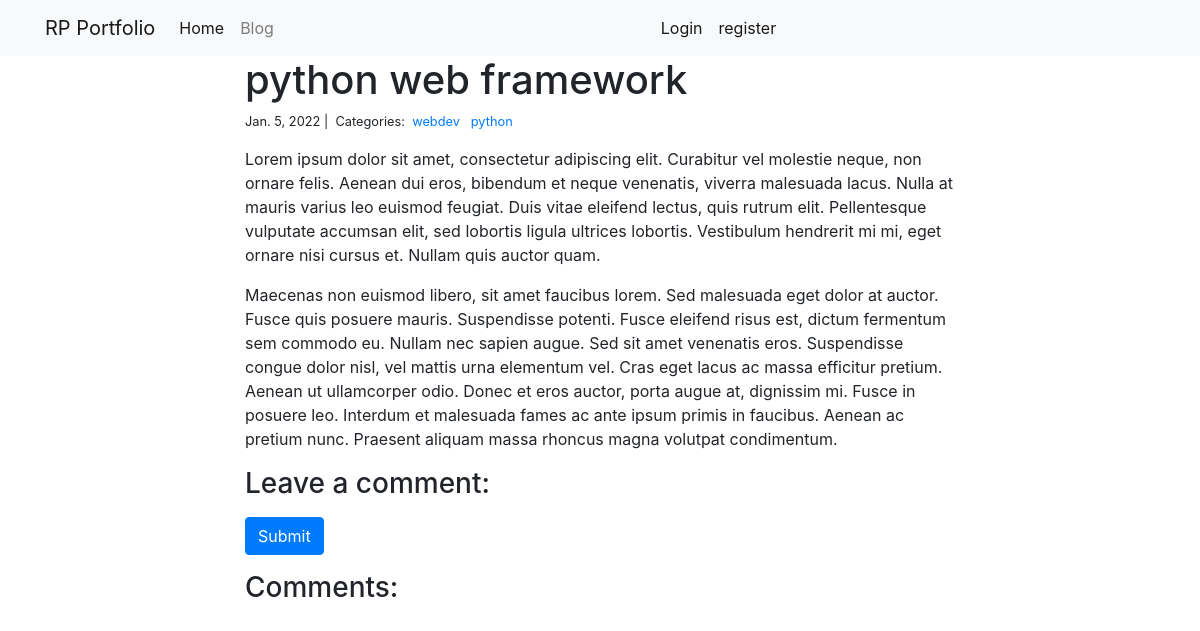
Page /blog/1/ on the committed database.
### blog/models.py (models this page shows)
class Post(models.Model):
    title = models.CharField(max_length=255)
    body = models.TextField()
    created_on = models.DateTimeField(auto_now_add=True)
    last_modified = models.DateTimeField(auto_now=True)
    categories = models.ManyToManyField('Category', related_name='posts')

class Category(models.Model):
    name = models.CharField(max_length=20)

### blog/views.py (the view, shortened to what this page needs)
# urls.py: path("<int:pk>/", views.blog_detail, name="blog_detail"),
def blog_detail(request, pk):
    post = Post.objects.get(pk=pk)
    form = CommentForm()
    comments = Comment.objects.filter(post=post)
    context = {
        "post": post,
        "comments": comments,
    }
    return render(request, "blog_detail.html", context)

### blog/templates/blog_detail.html (shortened to what this page needs)
{% extends "base.html" %}
{% block page_content %}
<div class="col-md-8 offset-md-2">
    <h1>{{ post.title }}</h1>
    <small>
        {{ post.created_on.date }} |&nbsp;
        Categories:&nbsp;
        {% for category in post.categories.all %}
        <a href="{% url 'blog_category' category.name %}">
            {{ category.name }}
        </a>&nbsp;
        {% endfor %}
    </small>
    <p>{{ post.body | linebreaks }}</p>
    <h3>Leave a comment:</h3>
    <form action="/blog/{{ post.pk }}/" method="post">
        <button type="submit" class="btn btn-primary">Submit</button>
    </form>
    <h3>Comments:</h3>
</div>
{% endblock %}

### rows in the picture
Post: title "python web framework", created_on "Jan. 5, 2022", body "Lorem ipsum dolor sit amet, consectetur adipiscing elit. Curabitur vel molestie neque, non ornare felis. Aenean dui eros, bibendum et neque venenatis, viverra malesuada lacus. Nulla at mauris varius leo euismod feugiat. Duis vitae eleifend lectus, quis rutrum elit. Pellentesque vulputate accumsan elit, sed lobortis ligula ultrices lobortis. Vestibulum hendrerit mi mi, eget ornare nisi cursus et. Nullam quis auctor quam. Maecenas non euismod libero, sit amet faucibus lorem. Sed malesuada eget dolor at auctor. Fusce quis posuere mauris. Suspendisse potenti. Fusce eleifend risus est, dictum fermentum sem commodo eu. Nullam nec sapien augue. Sed sit amet venenatis eros. Suspendisse congue dolor…"
Category: name "webdev"
Category: name "python"
